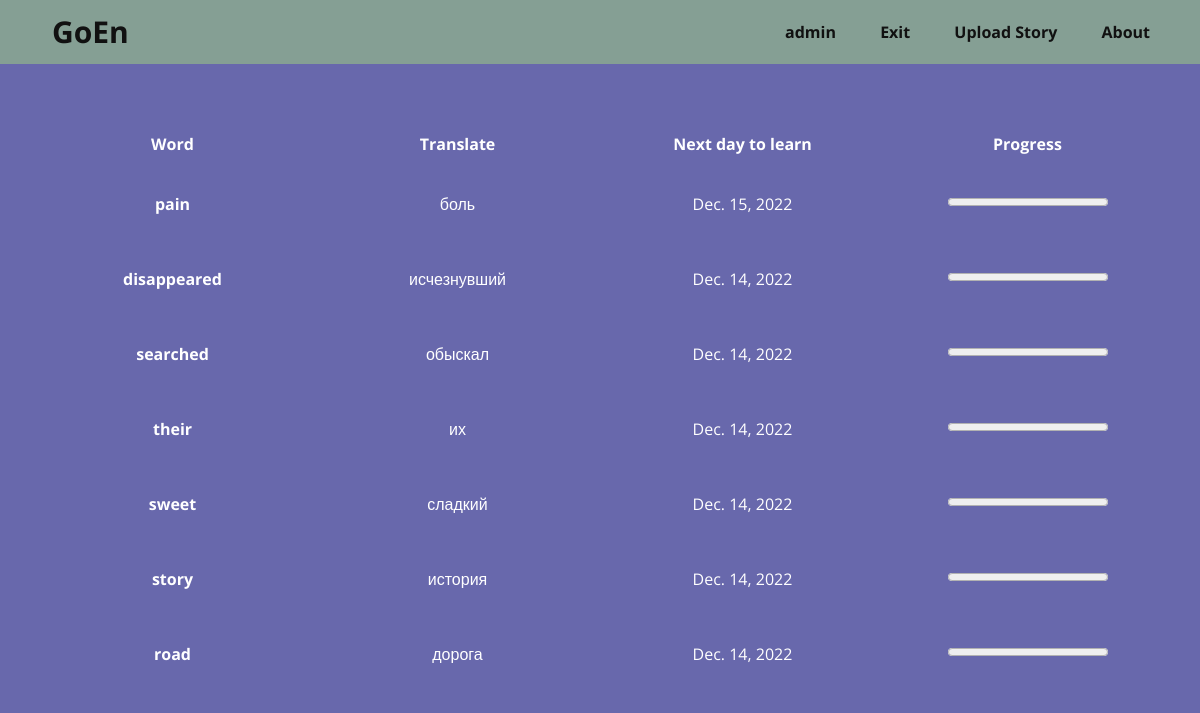
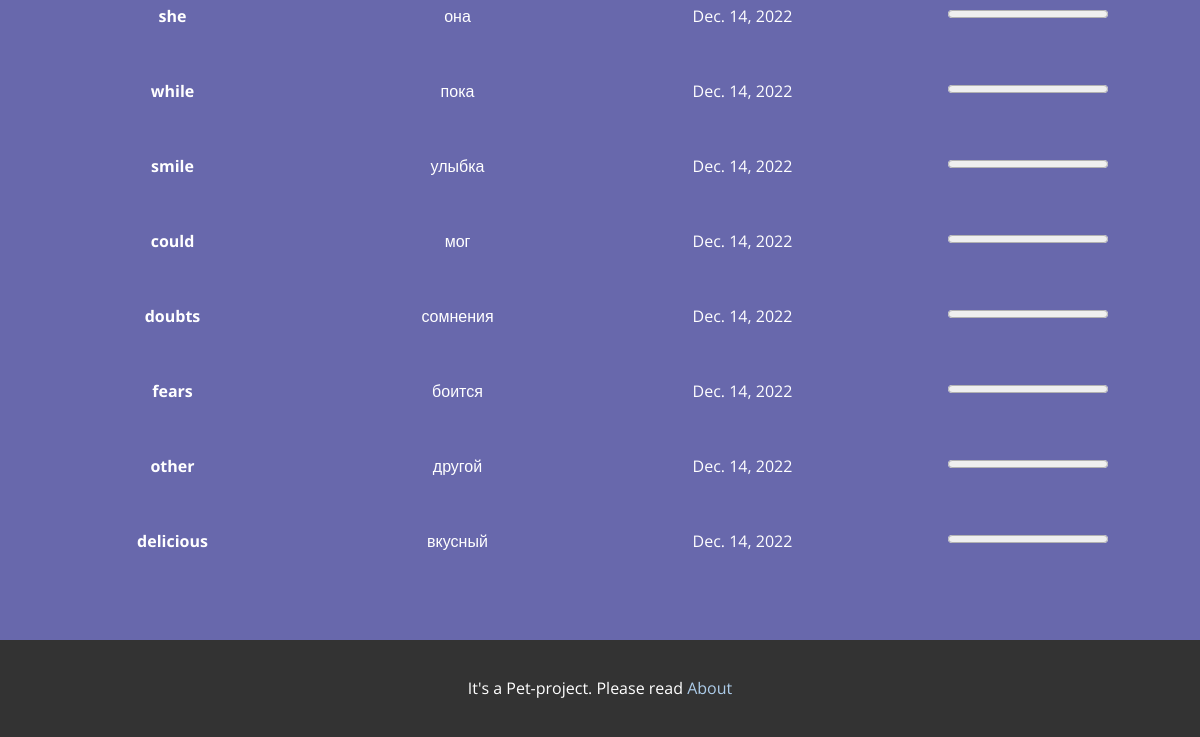
/showMyWords/ (signed in), run on an earlier commit of the app's database (2 pictures, top to bottom).
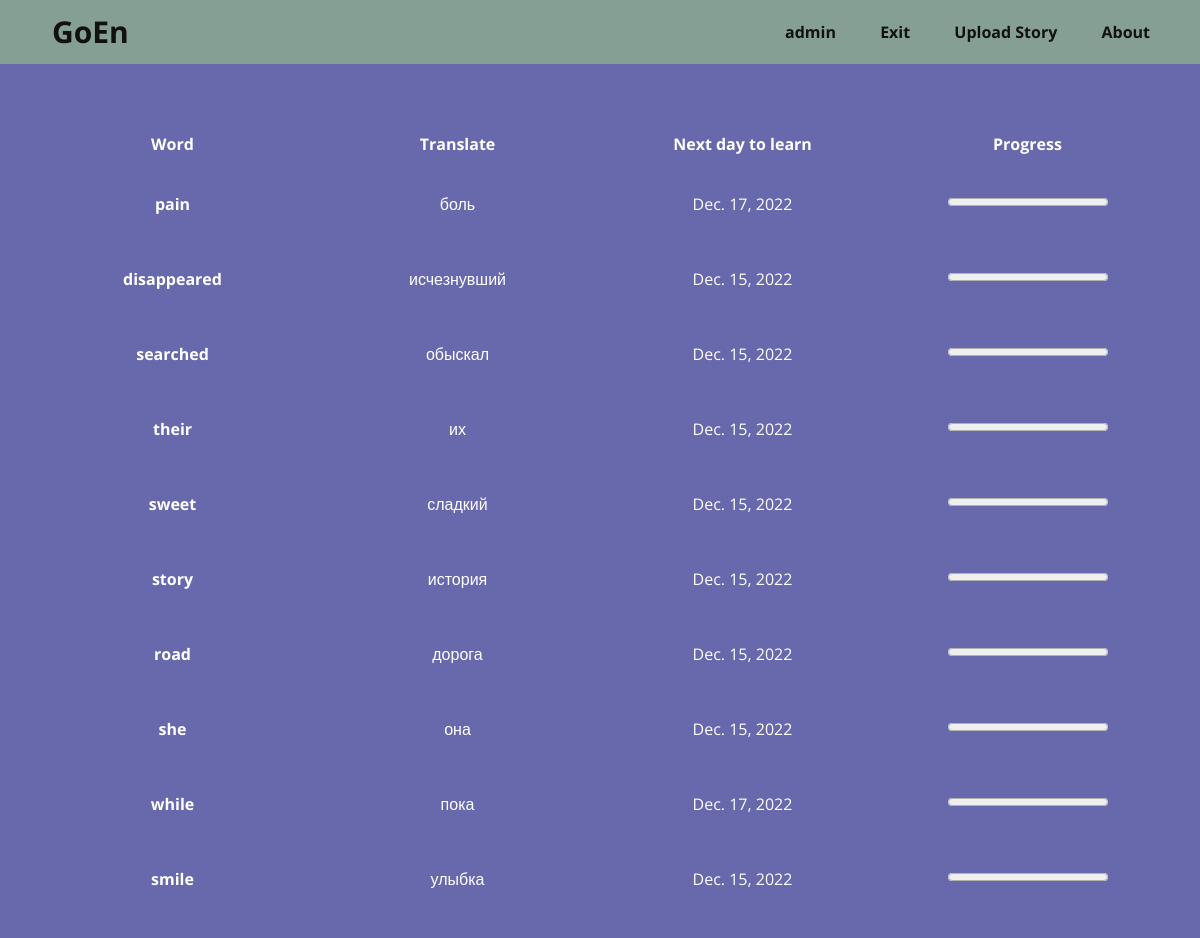
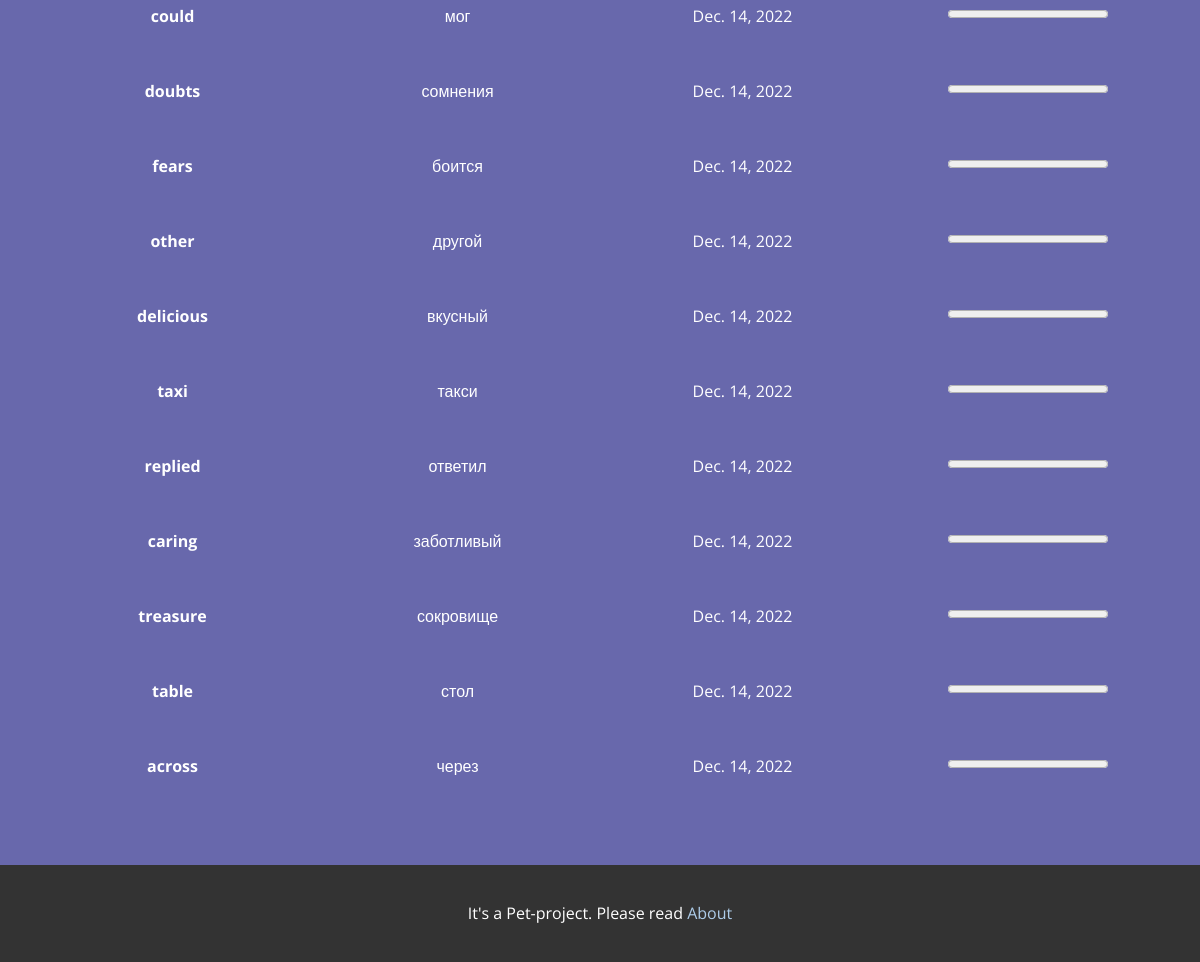
And on a later commit of the database (2 pictures, top to bottom).
### goen/models.py (models this page shows, shortened)
class WordLearned(models.Model):
    objects = models.Manager()
    progress = models.IntegerField(default=0)
    next_day_learn = models.DateField(auto_now_add=True)
    is_learned = models.BooleanField(default=False)
    learn_person = models.CharField(max_length=128)
    learn_word = models.ForeignKey(Word, on_delete=models.CASCADE)
    class Meta:
        db_table = 'wordLearned'

class Word(models.Model):
    objects = models.Manager()
    word_original = models.CharField(max_length=128)
    word_translate = models.CharField(max_length=128)
    word_description = models.TextField()
    story = models.ForeignKey(Story, on_delete=models.CASCADE)
    class Meta:
        db_table = 'words'

### goen/views.py (the view)
# urls.py: path('showMyWords/', show_my_words),
def show_my_words(request):
    words = WordLearned.objects.filter(learn_person=request.user.pk)
    return render(request, 'showMyWords.html', {'words': words})

### goen/templates/showMyWords.html (shortened to what this page needs)
{% extends 'base.html' %}
{% load static %}
{% block link %}
<link rel="stylesheet" href="{% static 'css/showMyWords.css' %}" media="screen"> {% endblock %}
{% block content %}
<section class="u-align-center u-clearfix u-custom-color-1 u-section-1" id="sec-dc89">
    <div class="u-clearfix u-sheet u-sheet-1">
        <div class="u-expanded-width u-table u-table-responsive u-table-1">
            <table class="u-table-entity u-table-entity-1">
                <colgroup>
                    <col width="25%">
                    <col width="25%">
                    <col width="25%">
                    <col width="25%">
                </colgroup>
                <thead class="u-align-center u-table-header u-table-header-1">
                <tr style="height: 21px;">
                    <th class="u-table-cell">Word</th>
                    <th class="u-table-cell">Translate</th>
                    <th class="u-table-cell">Next day to learn</th>
                    <th class="u-table-cell">Progress</th>
                </tr>
                </thead>
                <tbody class="u-align-center u-table-body">
                {% for item in words%}
                <tr style="height: 75px;">
                    <td class="u-first-column u-table-cell u-table-cell-5">{{ item.learn_word.word_original}}</td>
                    <td class="u-table-cell">{{ item.learn_word.word_translate}}</td>
                    <td class="u-table-cell">{{item.next_day_learn}}</td>
                    <td class="u-table-cell">
                        <progress value="{{ item.progress }}" max="8"></progress>
                    </td>
                </tr>
                {% endfor %}
                </tbody>
            </table>
        </div>
    </div>
</section>
{% endblock %}

### templates/base.html (shortened to what this page needs)
<!DOCTYPE html>
<html style="font-size: 16px;" lang="en">
<head>
    {% load static %}
    <link rel="stylesheet" href="{% static 'css/style.css' %}" media="screen">
    {% block link %}{% endblock %}
</head>
<body class="u-body u-xl-mode" data-lang="ru">
<header class="u-clearfix u-custom-color-4 u-header u-header" id="sec-43fb">
    <div class="u-clearfix u-sheet u-sheet-1">
        <p class="u-text u-text-default u-text-1">
            <a class="u-active-none u-border-none u-btn u-button-link u-button-style u-hover-none u-none u-text-body-color u-btn-1"
               href="/">GoEn</a>
        </p>
        <nav class="u-menu u-menu-one-level u-offcanvas u-menu-1">
            <div class="u-custom-menu u-nav-container">
                <ul class="u-nav u-unstyled u-nav-1">
                    {% if request.user.is_authenticated %}
                    <li class="u-nav-item"><s
                            class="u-button-style u-nav-link u-text-active-palette-1-base u-text-body-color u-text-hover-custom-color-3"
                            style="padding: 10px 20px;">{{user.username}}</s>
                    </li>
                    <li class="u-nav-item"><a
                            class="u-button-style u-nav-link u-text-active-palette-1-base u-text-body-color u-text-hover-custom-color-3"
                            href="/logout" style="padding: 10px 20px;">Exit</a>
                    </li>
                    {% endif %}
                    {% if user.username == 'admin' %}
                    <li class="u-nav-item"><a
                            class="u-button-style u-nav-link u-text-active-palette-1-base u-text-body-color u-text-hover-custom-color-3"
                            href="/uploadStory" style="padding: 10px 20px;">Upload Story</a>
                    </li>
                    {% endif %}
                    <li class="u-nav-item"><a
                            class="u-button-style u-nav-link u-text-active-palette-1-base u-text-body-color u-text-hover-custom-color-3"
                            href="/about" style="padding: 10px 20px;">About</a>
                    </li>
                </ul>
            </div>
        </nav>
    </div>
</header>
{% block content %} {% endblock %}
<footer class="u-align-center u-clearfix u-footer u-grey-80 u-footer" id="sec-752c">
    <div class="u-clearfix u-sheet u-sheet-1">
        <section class="u-backlink u-clearfix u-grey-80">
            <p>It's a Pet-project. Please read <a href="/about">about</a></p>
        </section>
    </div>
</footer>
</body>
</html>

### static/css/showMyWords.css (style rules this page uses)
.u-section-1 { background-image: none; }
.u-section-1 .u-sheet-1 { min-height: 900px; }
.u-section-1 .u-table-1 { margin: 58px auto 60px 0; }
.u-section-1 .u-table-entity-1 { min-height: 100px; }
.u-section-1 .u-table-header-1 { font-weight: 700; }
.u-section-1 .u-table-cell-5 { font-weight: 700; }

What changed in the data, as far as the page shows it:
changed WordLearned "pain": next_day_learn "Dec. 15, 2022" → "Dec. 17, 2022"
changed WordLearned "disappeared": next_day_learn "Dec. 14, 2022" → "Dec. 15, 2022"
changed WordLearned "searched": next_day_learn "Dec. 14, 2022" → "Dec. 15, 2022"
changed WordLearned "their": next_day_learn "Dec. 14, 2022" → "Dec. 15, 2022"
changed WordLearned "sweet": next_day_learn "Dec. 14, 2022" → "Dec. 15, 2022"
changed WordLearned "story": next_day_learn "Dec. 14, 2022" → "Dec. 15, 2022"
changed WordLearned "road": next_day_learn "Dec. 14, 2022" → "Dec. 15, 2022"
changed WordLearned "she": next_day_learn "Dec. 14, 2022" → "Dec. 15, 2022"
changed WordLearned "while": next_day_learn "Dec. 14, 2022" → "Dec. 17, 2022"
changed WordLearned "smile": next_day_learn "Dec. 14, 2022" → "Dec. 15, 2022"
added WordLearned: learn_word.word_original "taxi", learn_word.word_translate "такси", next_day_learn "Dec. 14, 2022", progress 0 (drawn)
added WordLearned: learn_word.word_original "replied", learn_word.word_translate "ответил", next_day_learn "Dec. 14, 2022", progress 0 (drawn)
added WordLearned: learn_word.word_original "caring", learn_word.word_translate "заботливый", next_day_learn "Dec. 14, 2022", progress 0 (drawn)
added WordLearned: learn_word.word_original "treasure", learn_word.word_translate "сокровище", next_day_learn "Dec. 14, 2022", progress 0 (drawn)
added WordLearned: learn_word.word_original "table", learn_word.word_translate "стол", next_day_learn "Dec. 14, 2022", progress 0 (drawn)
added WordLearned: learn_word.word_original "across", learn_word.word_translate "через", next_day_learn "Dec. 14, 2022", progress 0 (drawn)
